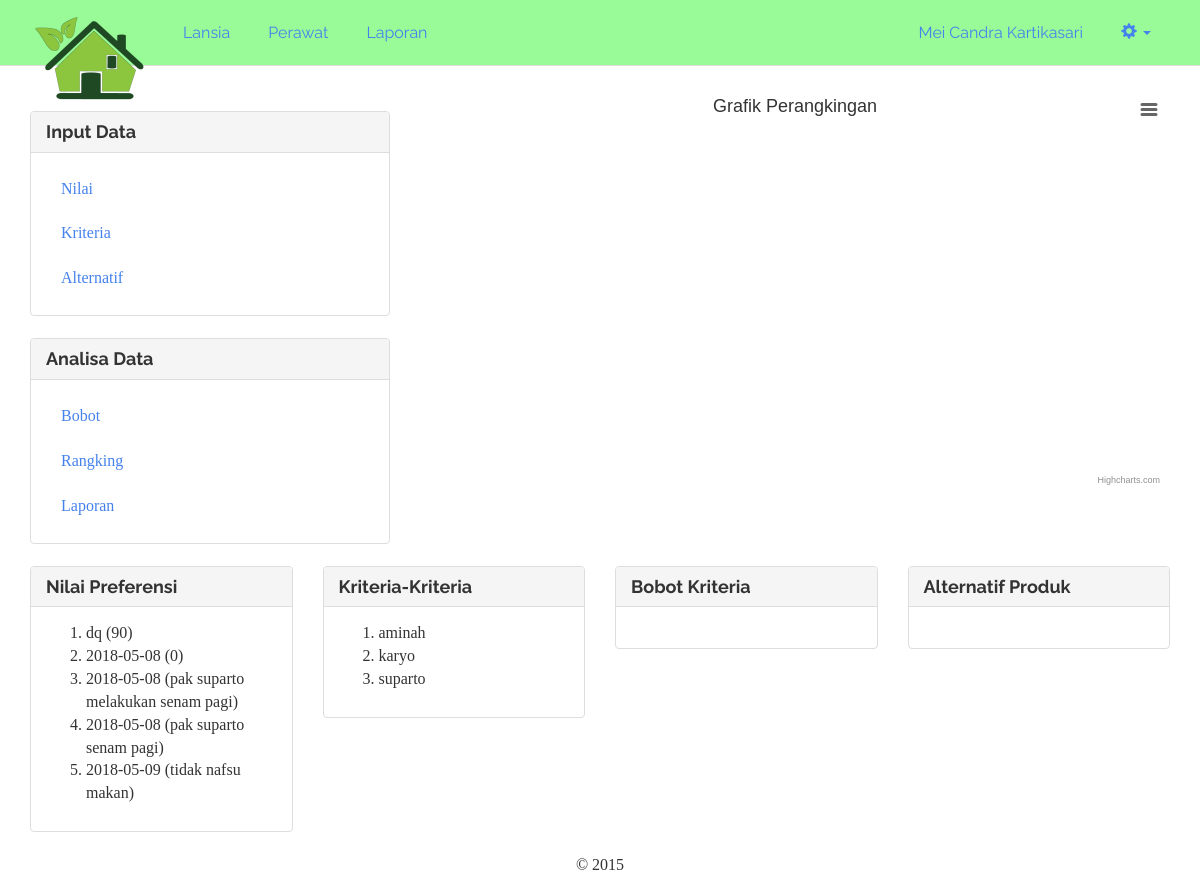
The app's page /admin.php (signed in) with its own data.
### tables this page shows
CREATE TABLE `wp_nilai` (
  `id_nilai` int(6) NOT NULL,
  `ket_nilai` varchar(45) NOT NULL,
  `jum_nilai` text NOT NULL
);

CREATE TABLE `wp_kriteria` (
  `id_kriteria` int(11) NOT NULL,
  `nama_kriteria` varchar(255) NOT NULL,
  `tipe_kriteria` varchar(255) NOT NULL
);

### includes/nilai.inc.php (called while the page is built, shortened)
<?php
class Nilai{
	private $conn;
	private $table_name = "wp_nilai";
	public function __construct($db){
		$this->conn = $db;
	}
	function readAll(){
		$query = "SELECT * FROM ".$this->table_name." ORDER BY id_nilai ASC";
		$stmt = $this->conn->prepare( $query );
		$stmt->execute();
		return $stmt;
	}
}
?>

### includes/kriteria.inc.php (called while the page is built, shortened)
<?php
class Kriteria{
	private $conn;
	private $table_name = "wp_kriteria";
	public function __construct($db){
		$this->conn = $db;
	}
	function readAll(){
		$query = "SELECT * FROM ".$this->table_name." ORDER BY id_kriteria ASC";
		$stmt = $this->conn->prepare( $query );
		$stmt->execute();
		return $stmt;
	}
}
?>

### admin.php (the view, shortened to what this page needs)
<?php
include_once 'header.php';
include_once 'includes/nilai.inc.php';
$pro3 = new Nilai($db);
$stmt3 = $pro3->readAll();
include_once 'includes/kriteria.inc.php';
$pro2 = new Kriteria($db);
$stmt2 = $pro2->readAll();
?>
		<div class="row">
		  <div class="col-xs-12 col-sm-12 col-md-4">
		  	<br/>
		  	<div class="panel panel-default">
			  <div class="panel-heading">
			    <h3 class="panel-title">Input Data</h3>
			  </div>
			  <div class="panel-body">
			    <ul class="nav nav-pills nav-stacked">
				  <li role="presentation"><a href="nilai.php">Nilai</a></li>
				  <li role="presentation"><a href="kriteria.php">Kriteria</a></li>
				  <li role="presentation"><a href="alternatif.php">Alternatif</a></li>
				</ul>
			  </div>
			</div>
		  	<div class="panel panel-default">
			  <div class="panel-heading">
			    <h3 class="panel-title">Analisa Data</h3>
			  </div>
			  <div class="panel-body">
			    <ul class="nav nav-pills nav-stacked">
				  <li role="presentation"><a href="bobot.php">Bobot</a></li>
				  <li role="presentation"><a href="rangking.php">Rangking</a></li>
				  <li role="presentation"><a href="laporan.php">Laporan</a></li>
				</ul>
			  </div>
			</div>
		  </div>
		  <div class="col-xs-12 col-sm-12 col-md-8">
			<div id="container2" style="min-width: 100%; height: 400px; margin: 0 auto"></div>
		  </div>
		</div>
		<div class="row">
		  <div class="col-xs-12 col-sm-12 col-md-3">
			<div class="panel panel-default">
			  <div class="panel-heading">
			    <h3 class="panel-title">Nilai Preferensi</h3>
			  </div>
			  <div class="panel-body">
			    <ol>
			    	<?php
					while ($row3 = $stmt3->fetch(PDO::FETCH_ASSOC)){
					?>
				  	<li><?php echo $row3['ket_nilai'] ?> (<?php echo $row3['jum_nilai'] ?>)</li>
				  	<?php
					}
				  	?>
				</ol>
			  </div>
			</div>
		  </div>
		  <div class="col-xs-12 col-sm-12 col-md-3">
			<div class="panel panel-default">
			  <div class="panel-heading">
			    <h3 class="panel-title">Kriteria-Kriteria</h3>
			  </div>
			  <div class="panel-body">
			    <ol>
			    	<?php
					while ($row2 = $stmt2->fetch(PDO::FETCH_ASSOC)){
					?>
				  	<li><?php echo $row2['nama_kriteria'] ?></li>
				  	<?php
					}
				  	?>
				</ol>
			  </div>
			</div>
		  </div>
		  <div class="col-xs-12 col-sm-12 col-md-3">
			<div class="panel panel-default">
			  <div class="panel-heading">
			    <h3 class="panel-title">Bobot Kriteria</h3>
			  </div>
			  <div class="panel-body">
			  </div>
			</div>
		  </div>
		  <div class="col-xs-12 col-sm-12 col-md-3">
			<div class="panel panel-default">
			  <div class="panel-heading">
			    <h3 class="panel-title">Alternatif Produk</h3>
			  </div>
			  <div class="panel-body">
			  </div>
			</div>
		  </div>
		</div>
		<footer class="text-center">&copy; 2015</footer>
	</div>
	</body>
</html>

### records on screen
wp_nilai: ket_nilai "dq", jum_nilai "90"
wp_nilai: ket_nilai "2018-05-08", jum_nilai "0"
wp_nilai: ket_nilai "2018-05-08", jum_nilai "pak suparto melakukan senam pagi"
wp_nilai: ket_nilai "2018-05-08", jum_nilai "pak suparto senam pagi"
wp_nilai: ket_nilai "2018-05-09", jum_nilai "tidak nafsu makan"
wp_kriteria: nama_kriteria "aminah"
wp_kriteria: nama_kriteria "karyo"
wp_kriteria: nama_kriteria "suparto"

### other values on screen
$_SESSION['nama_lengkap'] "Mei Candra Kartikasari"
